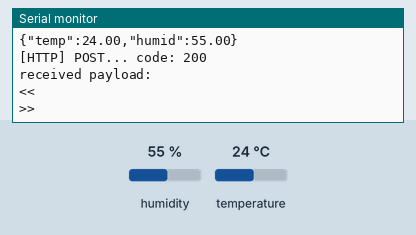
Recording of a sketch running on a simulated ESP8266 (NodeMCU). Shown: the last lines printed to the serial monitor. The test bench sets the inputs (shaded band); at power-on: humidity 55 %, temperature 24 °C. WiFi joins after 1.5 s; servers stay silent unless stated; uploads are accepted with an empty reply.

Above: at 3.2 s.
3.3 s: humidity set to 22 %
At 3.39 s:
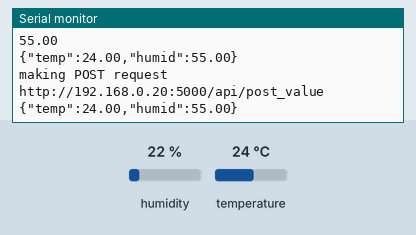
6.5 s: temperature set to 12 °C
At 7.06 s:
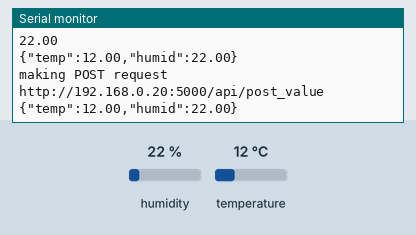
9.7 s: humidity set to 40 %
At 11.93 s:
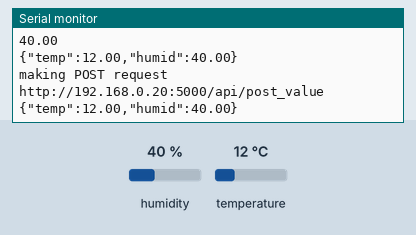
Timing chart, 0 to 13.4 s (numbered marks = the images above; inputs shaded):
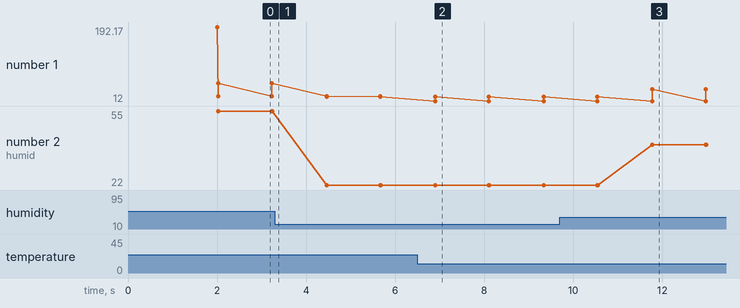

The sketch:

sketch_aug15a.ino
```cpp
#include <ESP8266WiFi.h>
#include <ESP8266HTTPClient.h>
#include <ArduinoJson.h>
#include <Arduino.h>
#include <Hash.h>
#include <ESPAsyncTCP.h>
#include <ESPAsyncWebServer.h>
#include <Adafruit_Sensor.h>
#include <stdlib.h>
#include <DHT.h>


const char* ssid = "DesaiResidence";
const char* password = "Kookado111";

#define DHTPIN 3     // Digital pin connected to the DHT sensor
#define DHTTYPE    DHT11     // DHT 11

DHT dht(DHTPIN, DHTTYPE);

// current temperature & humidity, updated in loop()
float t = 0.0;
float h = 0.0;

// Create AsyncWebServer object on port 80
// AsyncWebServer server(80);

// Generally, you should use "unsigned long" for variables that hold time
// The value will quickly become too large for an int to store
unsigned long previousMillis = 0;    // will store last time DHT was updated

// Updates DHT readings every 10 seconds
const long interval = 1000;

bool postStuff (String postData, String path);

bool dhtStuff (unsigned long previousMillis);

void setup()
{
  Serial.begin(115200);
  dht.begin();
  WiFi.begin(ssid, password);

  while (WiFi.status() != WL_CONNECTED)
  {
    delay(1000);
    Serial.println("Connecting...");
  }

  Serial.println("");
  Serial.println("connected IP address");
  Serial.println(WiFi.localIP());
}

void loop()
{
  //get measurements from dht sensor
  if (!dhtStuff(previousMillis)){
    delay(1000);
  }

  // assemble the path for the POST message:
  String extension = "/api/post_value";
  String path = "http://192.168.0.20:5000" + extension;
  String contentType = "application/json";

  //turning float t to string
  String temp = String(t);
  String humid = String(h);
  String jsonString = "{\"temp\":" + temp + ",\"humid\":" + humid + "}";
  Serial.println(jsonString);
  //"{\"api_key\":\"tPmAT5Ab3j7F9\",\"sensor\":\"BME280\",\"value1\":\"24.25\",\"value2\":\"49.54\",\"value3\":\"1005.14\"}"

  //post data to server
  if (!postStuff(jsonString, path)){
    delay(1000);
  }

  delay(1000);
}

bool dhtStuff (unsigned long previousMillis) {
  unsigned long currentMillis = millis();
  bool okay = true;
  if ((currentMillis - previousMillis) >= interval) {
    // save the last time you updated the DHT values
    previousMillis = currentMillis;

    // Read temperature as Celsius (the default)
    float newT = dht.readTemperature();

    // if temperature read failed, don't change t value
    if (isnan(newT)) {
      Serial.println("Failed to read from DHT sensor!");
      okay = false;
    }
    else {
      t = newT;
      Serial.println(t);
    }

    // Read Humidity
    float newH = dht.readHumidity();
    // if humidity read failed, don't change h value
    if (isnan(newH)) {
      Serial.println("Failed to read from DHT sensor!");
      okay = false;
    }
    else {
      h = newH;
      Serial.println(h);
    }

    return okay;
  }
}

bool postStuff (String postData, String path){
  //post request
  Serial.println("making POST request");
  WiFiClient client;
  HTTPClient http;

  Serial.println(path.c_str());
  Serial.println(postData);

  http.begin(client, path.c_str());
  http.addHeader("Content-Type", "application/json");

  // send the POST request
  int httpCode = http.POST(postData);

  if (httpCode > 0) {
    // HTTP header has been send and Server response header has been handled
    Serial.printf("[HTTP] POST... code: %d\n", httpCode);

    // file found at server
    if (httpCode == HTTP_CODE_OK) {
      const String& payload = http.getString();
      Serial.println("received payload:\n<<");
      Serial.println(payload);
      Serial.println(">>\n");
    }
    return true;
  }

  else {
    Serial.printf("[HTTP] POST... failed, error: %s\n", http.errorToString(httpCode).c_str());
    return false;
  }
}
```

Measured:
- after the input at 6.5 s, the serial monitor: prints a new line after 0.40 s (image 2)
- after the input at 9.7 s, the serial monitor: prints a new line after 2.1 s (image 3)
- plotted number 1: 55 → 22 after the input at 3.3 s, 22 → 40 after the input at 9.7 s
- plotted number 2: 55 → 22 after the input at 3.3 s, 22 → 40 after the input at 9.7 s
